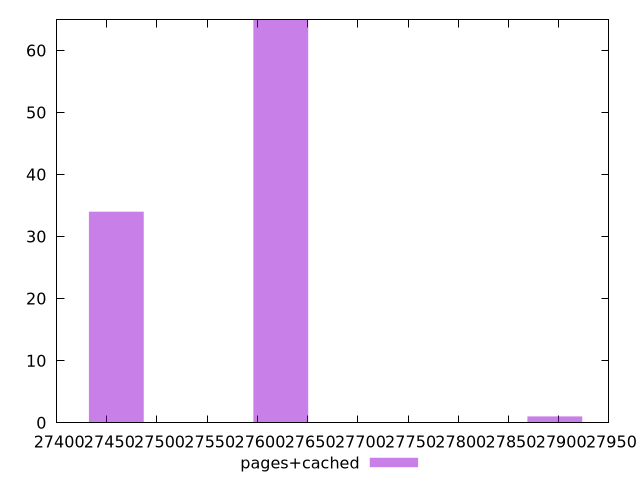

The script that saved this image:
$_pagesCached <<EOF
27896.185568482597 1
27623.228762528754 65
27459.45467895645 34
EOF
set key outside below
set terminal pngcairo
set output "report_00005_2020-11-02T22-26-11.212Z/uses-webp-images/pages+cached//raw_hist.png"
set yrange [0:65]
set boxwidth 54.59136119076829
set style fill transparent solid 0.5 noborder
plot $_pagesCached title "pages+cached" with boxes ,
